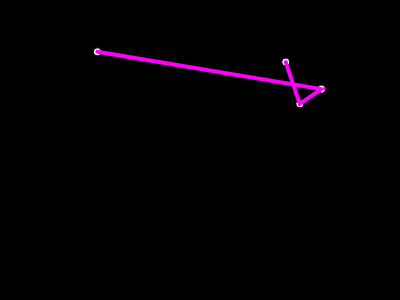
Frame 1 (no input)
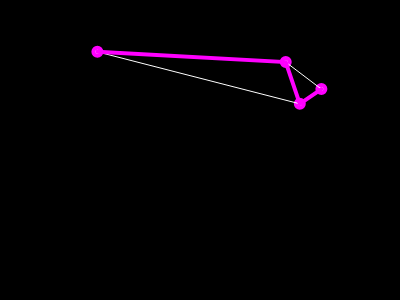
Frame 60 (no input)
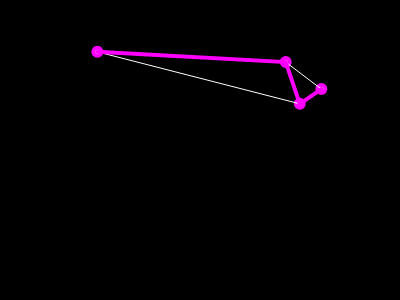
Frame 120 (the mouse pressed at the canvas centre since frame 60)

The p5.js sketch that drew these frames (run headless with seeded random() and noise() and a simulated clock; from frame 60 on, the mouse is pressed at the canvas centre):

// p5.js sketch
// ── sketch.js
var cities = [];
var totalCities = 4;
var recordDistance;
var bestEver;

function setup() {
	createCanvas(400, 300);

	for (var i = 0; i < totalCities; i++) {
		var v = createVector(random(width), random(height));
		cities[i] = v;
	}

	var d = calcDistance(cities);
	recordDistance = d;
	bestEver = cities.slice();
}

function draw() {
	background(0);
	fill(255);
	for (var i = 0; i < cities.length; i++) {
		ellipse(cities[i].x, cities[i].y, 8, 8);
	}

	drawCitiesNetwork(cities, [255, 255, 255], 1);

	//Draw best path with pink color
	drawCitiesNetwork(bestEver, [255, 0, 255], 4);
	

	//shuffle cities
	var i = floor(random(cities.length));
	var j = floor(random(cities.length));
	swap(cities, i, j);
	var d = calcDistance(cities);
	if (d < recordDistance) {
		recordDistance = d;
		bestEver = cities.slice();
		console.log(recordDistance);
	}
}

function drawCitiesNetwork(cities, color, thickness) {
	stroke(color);
	strokeWeight(thickness);
	noFill();
	beginShape();
	for (var i = 0; i < cities.length; i++) {
		vertex(cities[i].x, cities[i].y);
	}
	endShape();
}

function swap(a, i, j) {
	var temp = a[i];
	a[i] = a[j];
	a[j] = temp;
}

function calcDistance(points) {
	var sum = 0;
	for (var i = 0; i < points.length - 1; i++ ) {
		var p1 = points[i];
		var p2 = points[i + 1];
		var d = dist(p1.x, p1.y, p2.x, p2.y);
		sum += d;
	}

	return sum;
}
